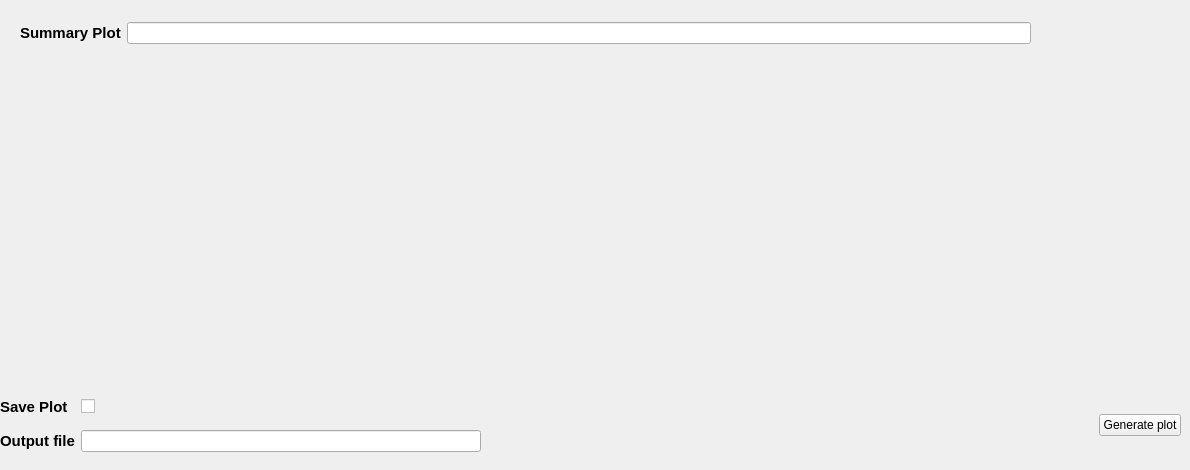
      <widget class="QWidget" name="summary_tab">
       <attribute name="title">
        <string>Scan Summary</string>
       </attribute>
       <widget class="QWidget" name="horizontalLayoutWidget_3">
        <property name="geometry">
         <rect>
          <x>20</x>
          <y>10</y>
          <width>1011</width>
          <height>46</height>
         </rect>
        </property>
        <layout class="QGridLayout" name="summary_title_layout">
         <item row="0" column="0">
          <widget class="QLabel" name="summary_title_label">
           <property name="font">
            <font>
             <pointsize>11</pointsize>
             <weight>75</weight>
             <bold>true</bold>
            </font>
           </property>
           <property name="text">
            <string>Summary Plot</string>
           </property>
          </widget>
         </item>
         <item row="0" column="1">
          <widget class="QLineEdit" name="directory_summary_line_edit"/>
         </item>
        </layout>
       </widget>
       <widget class="QWidget" name="gridLayoutWidget_3">
        <property name="geometry">
         <rect>
          <x>0</x>
          <y>80</y>
          <width>1181</width>
          <height>311</height>
         </rect>
        </property>
        <layout class="QGridLayout" name="graphics_summary_layout">
         <item row="0" column="0">
          <widget class="PlotWidget" name="summary_graph_plot_widget" native="true"/>
         </item>
        </layout>
       </widget>
       <widget class="QWidget" name="gridLayoutWidget_4">
        <property name="geometry">
         <rect>
          <x>0</x>
          <y>390</y>
          <width>481</width>
          <height>71</height>
         </rect>
        </property>
        <layout class="QGridLayout" name="summary_options_layout">
         <item row="0" column="1">
          <widget class="QCheckBox" name="summary_save_plot_check_box">
           <property name="text">
            <string/>
           </property>
          </widget>
         </item>
         <item row="0" column="0">
          <widget class="QLabel" name="summary_save_plot_label">
           <property name="font">
            <font>
             <pointsize>11</pointsize>
             <weight>75</weight>
             <bold>true</bold>
            </font>
           </property>
           <property name="text">
            <string>Save Plot</string>
           </property>
          </widget>
         </item>
         <item row="1" column="0">
          <widget class="QLabel" name="summary_output_file_label">
           <property name="font">
            <font>
             <pointsize>11</pointsize>
             <weight>75</weight>
             <bold>true</bold>
            </font>
           </property>
           <property name="text">
            <string>Output file</string>
           </property>
          </widget>
         </item>
         <item row="1" column="1">
          <widget class="QLineEdit" name="summary_output_file_line_edit"/>
         </item>
        </layout>
       </widget>
       <widget class="QWidget" name="gridLayoutWidget_7">
        <property name="geometry">
         <rect>
          <x>480</x>
          <y>390</y>
          <width>701</width>
          <height>71</height>
         </rect>
        </property>
        <layout class="QGridLayout" name="runButton_summary_layout">
         <item row="0" column="1">
          <widget class="QPushButton" name="runButton_summary">
           <property name="text">
            <string>Generate plot</string>
           </property>
          </widget>
         </item>
         <item row="0" column="0">
          <spacer name="horizontalSpacer_2">
           <property name="orientation">
            <enum>Qt::Horizontal</enum>
           </property>
           <property name="sizeHint" stdset="0">
            <size>
             <width>40</width>
             <height>20</height>
            </size>
           </property>
          </spacer>
         </item>
        </layout>
       </widget>
      </widget>
